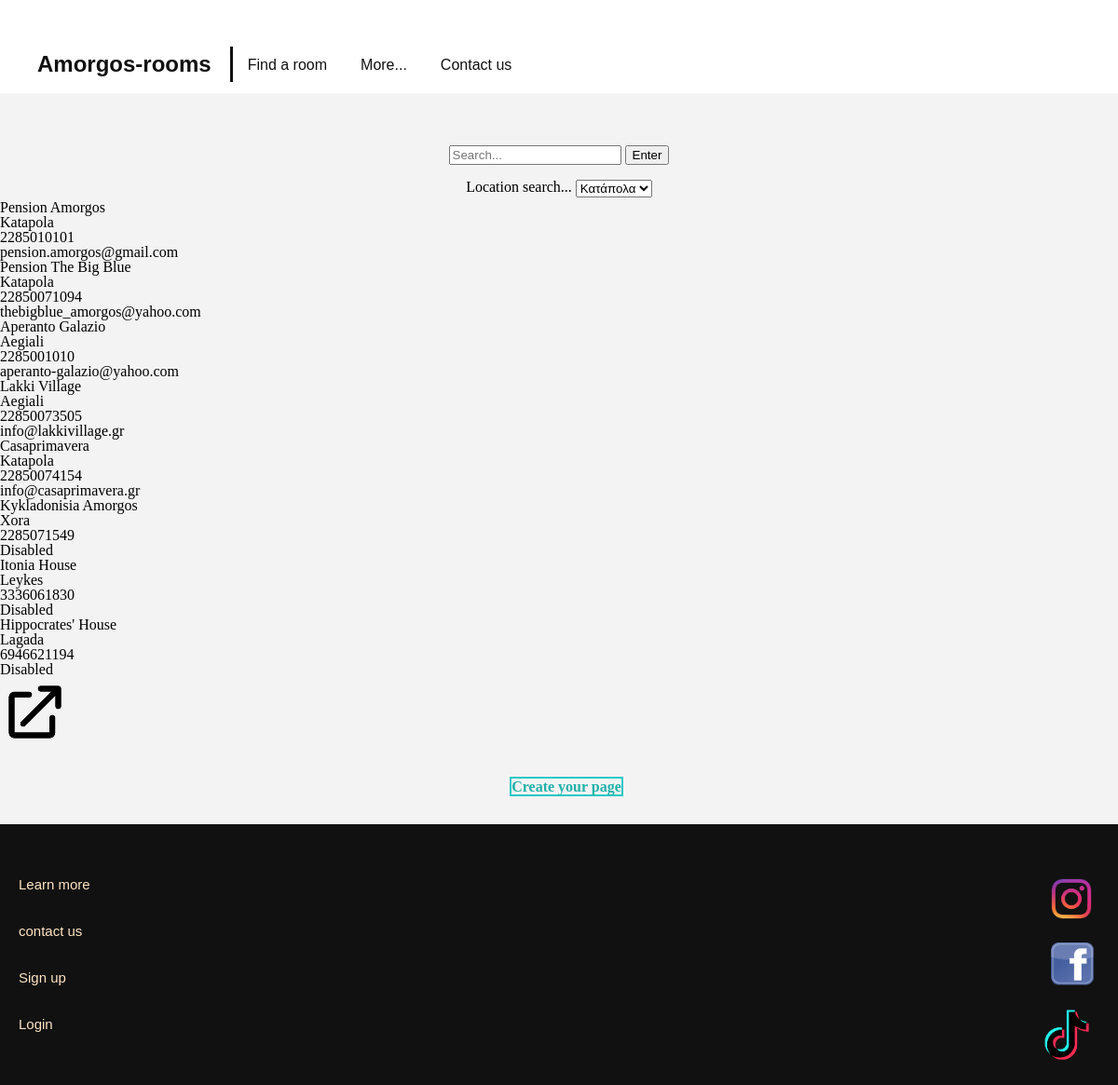
The page /find-a-roomBackEnd.php on the database its author committed.
### tables this page shows
CREATE TABLE `rooms` (
  `id` int(11) NOT NULL,
  `cname` varchar(40) NOT NULL,
  `loc` varchar(40) NOT NULL,
  `comp-phone` bigint(10) NOT NULL,
  `email` varchar(50) NOT NULL,
  `link` varchar(800) NOT NULL
);

### find-a-roomBackEnd.php (the view, shortened to what this page needs)
<?php
$search = $_POST['searchbar'];
$connect = mysqli_connect("localhost","root","");
mysqli_select_db($connect,"amorgos_rooms_db");
$sql = "SELECT * FROM rooms WHERE cname like '%$search%'";
$result = $connect->query($sql);
if ($result->num_rows > 0){
$show_result = '<section class="find-a-room">';
while($row = $result->fetch_assoc() ){
    $show_result .= '<section class="find-a-room">';
    $show_result .= '<p>' .htmlspecialchars($row['cname']) . '</p>';
    $show_result .= '<p>' .htmlspecialchars($row['loc']) . '</p>';
    $show_result .= '<p>' .htmlspecialchars($row['comp-phone']) . '</p>';
    $show_result .= '<p>' .htmlspecialchars($row['email']) . '</p>';
    $show_link   = htmlspecialchars($row['link']);
}
} else {
	echo "0 records";
}
?>
<!DOCTYPE html>
<html>
  <head>
      <link rel="stylesheet" href="styles/style.css">
  </head>
  <body>
       <header>
            <a href="index.html" class="header-brand">Amorgos-rooms </a>
          <nav>
            <ul>
              <li><a href="find-a-room.html">Find a room</a></li>
              <li><a href="more.html">More... </a></li>
              <li><a href="contact.html">Contact us</a></li>
            </ul>
          </nav>
       </header>
       <main>
            <section align="center" class="find-a-room-search"><br>
                <form action="find-a-roomBackEnd.php" method="POST">
                    <input type="search" name="searchbar" placeholder="Search...">
                    <input type="submit" value="Enter" name="sub">
                </form>
                <br>
                <form>Location search...
                  <select name="location">
                    <option value="Katapola">Κατάπολα
                    <option value="Aegiali">Αιγιάλη
                  </select>
                </form>
            </section>
            <section class="find-a-room">
             <p>
                 <?php
                     echo $show_result;
                     echo "<a href='$show_link'> <img src='media/images/link.png' alt='internal-link'> </a>";
                 ?>
              </p>
            </section>
           <br><br>
          <div class="tab-wrapper">
           <h2 class="find-a-room-link"> <a href="create_page.html">Create your page </a></h2><br><br>
          </div>
       </main>
      <footer>
        <div class="footer-menu">
          <ul>
             <li><a href="more.html">Learn more</a> </li>
             <li><a href="contact.html">contact us </a></li>
             <li><a href='sign-up.php'>Sign up </a></li>
             <li><a href='login.php'>Login </a></li>
          </ul>
          <div class="footer-menu-sm">
             <a href="#">
               <img src="media/images/instagram-logo.png" alt="instagram icon">
             </a>
             <a href="#">
               <img src="media/images/facebook-logo.png" alt="facebook icon">
             </a>
             <a href="#">
               <img src="media/images/pngwing.com.png" alt="tiktok icon">
             </a>
          </div>
        </div>
      </footer>
  </body>
</html>

### styles/style.css (style rules this page uses)
html, body, div, span, object, iframe, h1, h2, h3, h4, h5, h6, p, blockquote, pre, abbr, address, cite, code, del, dfn, em, img, ins, kbd, q, samp, small, strong, sub, sup, var, b, i, dl, dt, dd, ol, ul, li, fieldset, form, label, legend, table, caption, tbody, tfoot, thead, tr, th, td, article, aside, canvas, details, figcaption, figure, footer, header, hgroup, menu, nav, section, summary, time, mark, audio, video { margin:0; padding:0; border:0; outline:0; font-size:100%; vertical-align:baseline; background:transparent; }
body { line-height:1; }
article,aside,details,figcaption,figure, footer,header,hgroup,menu,nav,section { display:block; }
nav ul { list-style:none; }
a { margin:0; padding:0; font-size:100%; vertical-align:baseline; background:transparent; }
input, select { vertical-align:middle; }
* { text-decoration: none; }
body { background-color: #f3f3f3; }
header { background-color: #fff; width: 100%; height: 100px; }
header .header-brand { font-family:Verdana, Geneva, Tahoma, sans-serif; font-size: 24px; font-weight: 900; color: #111; display: block; margin: 0 auto; text-align: center; padding: 20px 0; }
header nav ul { display: block; margin:0 auto; width:fit-content; }
header nav ul li { display:inline-block; font-family: Verdana, Geneva, Tahoma, sans-serif; font-size: 16px; padding: 0 16px; list-style: none; }
header nav ul li a { color:#111; }
@media screen and (min-width: 769px) { header .header-brand { margin: 50px 0; text-align: left; line-height: 38px; padding: 0px 20px 0px 40px; border-right: 3px solid #111; float:left; } }
@media screen and (min-width: 769px) { header nav ul { margin:0; float:left; } }
@media screen and (min-width: 769px) { header nav ul li { display:inline-block; font-family: Verdana, Geneva, Tahoma, sans-serif; font-size: 16px; padding: 0 16px; list-style: none; } }
@media screen and (min-width: 769px) { header nav ul li a { line-height: 140px; color:#111; } }
.find-a-room-search { height: 75px; }
.find-a-room-link a { border: solid 2pt #29c9c4; color:lightseagreen; margin-left: 16px; }
@media screen and (min-width:769px) { .find-a-room-search { clear:both; } }
@media screen and (min-width:769px) { .find-a-room-link { text-align: center; } }
.footer-menu { width: calc(100% - 40px); padding: 40px 20px; height: 330px; background-color: #111; overflow: hidden; }
.footer-menu ul { width:fit-content; font-family: Verdana, Geneva, Tahoma, sans-serif; font-size: 15px; line-height: 30px; list-style: none; }
.footer-menu ul li { display: block; }
.footer-menu ul li a { color:bisque; }
.footer-menu-sm { margin-top: 10px; width: 60px; float: left; }
.footer-menu-sm img { width:100%; margin-bottom: 10px; }
@media screen and (min-width: 769px) { .footer-menu { width: calc(100% - 40px); padding: 40px 20px; height: 200px; background-color: #111; overflow: hidden; } }
@media screen and (min-width: 769px) { .footer-menu ul { float: left; line-height: 50px; } }
@media screen and (min-width: 769px) { .footer-menu-sm { width: 60px; float: right; } }

### rows shown on the page
rooms: cname "Pension Amorgos", loc "Katapola", value "2285010101", email "pension.amorgos@gmail.com"
rooms: cname "Pension The Big Blue", loc "Katapola", value "22850071094", email "thebigblue_amorgos@yahoo.com"
rooms: cname "Aperanto Galazio", loc "Aegiali", value "2285001010", email "aperanto-galazio@yahoo.com"
rooms: cname "Lakki Village", loc "Aegiali", value "22850073505", email "info@lakkivillage.gr"
rooms: cname "Casaprimavera", loc "Katapola", value "22850074154", email "info@casaprimavera.gr"
rooms: cname "Kykladonisia Amorgos", loc "Xora", value "2285071549", email "Disabled"
rooms: cname "Itonia House", loc "Leykes", value "3336061830", email "Disabled"
rooms: cname "Hippocrates' House", loc "Lagada", value "6946621194", email "Disabled"
